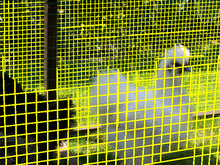
%> input picture IP-Project/test_images/fence_mask.png, 220 x 165 px, shrunk from 604 x 453 before the run
$ octave demo.m   (GNU Octave 9; MATLAB toolbox functions it lacks are replaced by stand-ins)
%> lines starting %> are read from the running program, lines starting %| are printed output that depends on the picture; in (x1, y1, x2, y2) boxes, pixels count from 0 and x2, y2 are one past the last pixel; in counts of white or black regions, pixels touching at a corner belong together; the program's own positions count from 1
### IP-Project/inpaint.m
function [Result, ResultSmooth] =       ...
             inpaint(Filename,          ... % Input file name:          ex. 'test_images/houses_text.png'
                     B,                 ... % Block size:               ex. 16
                     SearchWindowSize,  ... % Search window size:       ex. 31
                     brute_force,       ... % Brute force:              ex. false
                     slicing,           ... % Slicing/iterations:       ex. true
                     slicing_erosion,   ... % Erosion for iterations:   ex. true
                     mask_erosion_size, ... % Pixels to erode:          ex. 3
                     noise_level,       ... % Max noise:                ex. 20
                     smooth_bilateral,  ... % Smoothing at end:         ex. true
                     smooth_msd,        ... % Smoothing for MSD:        ex. false
                     copy_from_smoothed,... % Inpaint w/ smooth pixel:  ex. false
                     smooth_adaptive,   ... % Smooth based on iteration ex. true
                     smooth_unknown,    ... % Smooth based on #unknown  ex. true
                     scratch_detection, ... % Use scratch detection:    ex. true
                     show_results)          % Show images:              ex. true
%> called with Filename = 'test_images/fence_mask.png', B = 4, SearchWindowSize = 8, brute_force = false, slicing = true, slicing_erosion = true, mask_erosion_size = 3, noise_level = 0

    %% Additional parameters
    threshold = 50 * 3;                       % Threshold of color difference to erode mask
    % W = ceil(B/2);                          % Half the size of one block
    padding = floor(B/2);                     % Image is padded with half the block size at each side, so we can inpaint pixels next to border of image
    W_before = floor(B/2);                    % Amount of pixels left/above the center pixel in a block
    W_after = floor(B/2);                     % Amount of pixels right/under the center pixel in a block
    if(mod(B,2) == 0)
        W_after = W_after - 1;                % If block size is even, center pixel is first pixel of right/lower half of block
    end
    Image = double(imread(Filename));
    [M,N,C] = size(Image);
%> M = 165; N = 220; C = 3

    % If slicing == true and slicing_erosion == false, we only inpaint the pixels with the most pixels known around them (in iterations)
    % Only then is the following parameter used to calculate amounts for slicing by division through this parameter
    slicing_factor = B*3;

    if smooth_unknown
        % if smooth_unknown == true, the area to smooth around a pixel is calculated by dividing through this smoothing factor (lower=more smoothing).
        smoothing_factor = (B^2)/5;
    else
        % if only smooth_adaptive == true, the area to smooth around a pixel is based on the number of the iteration when the pixel was inpainted.
        smoothing_factor = 0.75;
    end

    %% TASK 2.2
    % Detect pixels that need to be inpainted (Mask=0: inpaint, Mask=1: leave untouched)
    if (scratch_detection)
        Mask = xor(detect_scratch(Filename), 1);
    else
        Mask = xor(detect_marking(Image, 40, 8), 1); % detect_marking's output is the inverse, so we need to xor it
    end

    %% Add noise to input image
    ImageBeforeNoise = Image;
    if (noise_level > 0)
        Image = add_noise(Image, noise_level);
        % Smoothing should be done after image is inpainted
    end

    %% Erode empty lines in the mask, results in noticable improvements for
     % the even areas but artifacts in textured areas
    [x, y] = size(Mask);
    for i = 2:x
        width = 0;
        skip = 0;
        for j = 1:y
            if skip > 0
                skip = skip - 1;
                continue
            end
            while Mask(i,j + width) == 0
                width = width + 1;
                if j + width >= y
                    break
                end
            end
            if width > 2
                pad = floor(B/2);
                start = j - pad;
                if j <= pad
                    start = 1;
                end
                stop = j + width + pad;
                if j + width + pad >= y
                    stop = y;
                end
                startColor = Image(i, start, 1) + Image(i, start, 2) + Image(i, start, 3);
                stopColor = Image(i, stop, 1) + Image(i, stop, 2) + Image(i, stop, 3);
                if (abs(startColor - stopColor) < threshold)
                    Mask(i,start:stop) = imerode(Mask(i,start:stop), strel('line', floor((stop-start)/pad), 0));
                end
                if j + width >= y
                    break
                end
            end
            skip = width;
            width = 0;
        end
    end

    %% Prepare image for inpainting
    % Set the pixels that need to be inpainted to zero
    InpaintedImage = Image .* Mask(:,:,ones(1,1,3));
    % Add padding
    InpaintedImage = padarray(InpaintedImage, [padding padding 0], 'symmetric');
    Mask = padarray(Mask, [padding padding], 'symmetric');
    total = sum(sum(Mask(padding+1:M+padding, padding+1:N+padding)==0)); % total number of pixels to inpaint
    left = total; % number of pixels left to inpaint
    iter = 0; % iteration number
    StartMask = Mask; % Save mask that we started with for later use
    AmountOfSmooth = zeros(size(StartMask));

    %% Iterate
    while left>0 && iter<100
        iter = iter + 1;
        InpaintedImage_New = InpaintedImage;
        InpaintedMask = zeros(size(Mask));
        %% Slicing
        if slicing
            if ~slicing_erosion
                %% Slicing by selecting the pixels with the most known pixels in the block around them
                Slice = zeros(size(Mask));
                IntegralMask = intimage(Mask);
                for i = padding+1:M+padding
                    for j =  padding+1:N+padding
                        if Mask(i,j) == 0
                            Slice(i,j) = floor((IntegralMask(i+W_after+1,j+W_after+1)-IntegralMask(i+W_after+1,j-W_before)-IntegralMask(i-W_before,j+W_after+1)+IntegralMask(i-W_before,j-W_before))/slicing_factor);
                        end
                    end
                end
                maxKnownPixels = max(max(Slice));
                Slice(Slice < maxKnownPixels) = 1; %Inpainted pixels and pixels with not much known pixels in block are set to 1
                Slice(Slice == maxKnownPixels) = 0;
                Slice = or(Slice, Mask); % In case maxKnownPixels is 1, we don't want everything to be set to 0.
            else
                %% Slicing with erosion
                Slice = ~Mask;
                se = strel('disk',mask_erosion_size);
                Slice = imerode(Slice,se);
                Slice = or(Slice, Mask);
            end
        else
            Slice = Mask;
        end
        AmountOfSmooth = AmountOfSmooth + ((~Slice) * iter);

        %% Prepare for inpainting algorithm
        if smooth_msd
            OriginalImage = double(smooth_image(InpaintedImage, 3, Mask));
        else
            OriginalImage = InpaintedImage;
        end
        msd = Inf(M+padding*2,N+padding*2);

        % Incorrect for even search window sizes, like 30. -15:15 is 31 pixels.
        % Solution: If search window size is even, center pixel is first pixel of right/lower half of search window
        range_Delta_m = -floor(SearchWindowSize/2):floor(SearchWindowSize/2);
        range_Delta_n = -floor(SearchWindowSize/2):floor(SearchWindowSize/2);
        if(mod(B,2) == 0)
            range_Delta_m = -floor(SearchWindowSize/2):(floor(SearchWindowSize/2)-1);
            range_Delta_n = -floor(SearchWindowSize/2):(floor(SearchWindowSize/2)-1);
        end

        %% Iterate over search window
        for Delta_m = range_Delta_m,
            for Delta_n = range_Delta_n,
                % non-zero displacement
                if (Delta_m~=0 || Delta_n~=0),
                    fprintf('.');

                    % compute the feasible ranges for m and n (to stay within the image boundaries)
                    % Provided code assumed incorrect block width and couldn't fill in pixels at the edges either
                    m_min = max(min(1-Delta_m, M), 1);
                    m_max = min(max(M-Delta_m, 1), M);
                    n_min = max(min(1-Delta_n, N), 1);
                    n_max = min(max(N-Delta_n, 1), N);
                    range_m = padding+(m_min:m_max);
                    range_n = padding+(n_min:n_max);

                    if n_min>n_max || m_min>m_max,
                        continue;
                    end;

                    DisplacedMask = circshift(Mask, [-Delta_m -Delta_n]);
                    UsedPixelsMask = Mask .* DisplacedMask;

                    ReferenceImage = circshift(OriginalImage, [-Delta_m -Delta_n]);

                    if(~brute_force)
                        IntegralMask = intimage(UsedPixelsMask);
                        IntegralImage = sum(intimage((OriginalImage - ReferenceImage).^2 .* repmat(UsedPixelsMask,[1 1 3])),3);

                        % MSE based on perceived brightness - failed attempt
                        % IntegralImage = intimage((InpaintedImage - DisplacedImage).^2 .* repmat(UsedPixelsMask,[1 1 3]));
                        % IntegralImage = 0.299 .* IntegralImage(:,:,1) + 0.587 .* IntegralImage(:,:,2) + 0.114 .* IntegralImage(:,:,3);

                        % We now add a row and a column of zeros to IntegralImage because when the region
                        % we want to compute is adjacent to the side of the picture, we need a value of zero
                        % for the blocks off-screen, e.g. s(x, ?1) = ii(?1, y) = 0.
                        IntegralMask = padarray(IntegralMask, [1 1], 0, 'pre');
                        IntegralImage = padarray(IntegralImage, [1 1], 0, 'pre');
                    else
                        SDImage = (OriginalImage - ReferenceImage).^2 .* repmat(UsedPixelsMask,[1 1 3]);
                    end

                    %% Iterate over pixels in image that can be inpainted with this displacement
                    for i = range_m
                        for j = range_n
                            if (Slice(i,j) == 0 && Mask(i+Delta_m, j+Delta_n) == 1)
                                % 1 is added to every index because we added a row and a column of zeros to IntegralImage and IntegralMask.
                                if(~brute_force)
                                    image_block = (IntegralImage(i+W_after+1,j+W_after+1)-IntegralImage(i+W_after+1,j-W_before)-IntegralImage(i-W_before,j+W_after+1)+IntegralImage(i-W_before,j-W_before));
                                    mask_block = (IntegralMask(i+W_after+1,j+W_after+1)-IntegralMask(i+W_after+1,j-W_before)-IntegralMask(i-W_before,j+W_after+1)+IntegralMask(i-W_before,j-W_before));
                                else
                                    image_block = sum(sum(sum(SDImage(i-W_before:i+W_after,j-W_before:j+W_after,:))));
                                    mask_block = sum(sum(UsedPixelsMask(i-W_before:i+W_after,j-W_before:j+W_after)));
                                end
                                % mask_block = B^2;
                                current_msd = image_block/mask_block;
                                if (msd(i,j) > current_msd)
                                    if copy_from_smoothed
                                        InpaintedImage_New(i,j,:) = OriginalImage(i+Delta_m, j+Delta_n,:);
                                    else
                                        InpaintedImage_New(i,j,:) = InpaintedImage(i+Delta_m, j+Delta_n,:);
                                    end
                                    msd(i,j) = current_msd;
                                    InpaintedMask(i,j) = 1;
                                end
                            end
                        end
                    end
                end;
            end;
        end;

        % Update the mask according to the pixels that were inpainted in the last
        % iteration.
        Mask = or(InpaintedMask, Mask);

        % compute the number of pixels left
        left=sum(sum(Mask(padding+1:M+padding, padding+1:N+padding)==0));
        if show_results
            figure;
            subplot(1,2,1),imagesc(uint8(Image)),title('Degraded image (no padding)');
            subplot(1,2,2),imagesc(uint8(InpaintedImage_New)),title('Inpainted image (with padding)');
            pause(0.1);
        end
        fprintf('\n');

        % go to the next iteration
        InpaintedImage = padarray(InpaintedImage_New(padding+1:M+padding, padding+1:N+padding, :), [padding padding 0], 'symmetric');
        Mask = padarray(Mask(padding+1:M+padding, padding+1:N+padding), [padding padding], 'symmetric');
    end;

    %% Smooth inpainted image based on number of unknown pixels around it
    if smooth_adaptive
        Result = InpaintedImage;
        if smooth_unknown
            AmountOfSmooth = zeros(size(StartMask));
            IntegralMask = intimage(StartMask);
            for i = padding+1:M+padding
                for j =  padding+1:N+padding
                    if StartMask(i,j) == 0
                        AmountOfSmooth(i,j) = (IntegralMask(i+W_after+1,j+W_after+1)-IntegralMask(i+W_after+1,j-W_before)-IntegralMask(i-W_before,j+W_after+1)+IntegralMask(i-W_before,j-W_before));
                    end
                end
            end
            fprintf('Smoothing based on number of unknown pixels. This number is: ');
        else
            AmountOfSmooth = padarray(AmountOfSmooth(padding+1:M+padding, padding+1:N+padding), [padding padding], 0);
            fprintf('Adaptive smoothing. Level of smoothing is: ');
        end
        maxKnownPixels = max(max(AmountOfSmooth));
        dividedKnownPixels = round(maxKnownPixels/smoothing_factor);
        SmoothedImage = InpaintedImage;
        while dividedKnownPixels > 0
            fprintf('%d (Smoothing factor: %d), ', maxKnownPixels, dividedKnownPixels);
            SmoothedImage(:,:,1) = filter2(fspecial('average',dividedKnownPixels),InpaintedImage(:,:,1));
            SmoothedImage(:,:,2) = filter2(fspecial('average',dividedKnownPixels),InpaintedImage(:,:,2));
            SmoothedImage(:,:,3) = filter2(fspecial('average',dividedKnownPixels),InpaintedImage(:,:,3));
            for i = padding+1:M+padding
                for j = padding+1:N+padding
                    if round(AmountOfSmooth(i,j)/smoothing_factor) == dividedKnownPixels
                        Result(i,j,:)=SmoothedImage(i,j,:);
                        AmountOfSmooth(i,j) = 0;
                    end
                end
            end
            % AmountOfSmooth(AmountOfSmooth == maxKnownPixels) = 0;
            maxKnownPixels = max(max(AmountOfSmooth));
            dividedKnownPixels = round(maxKnownPixels/smoothing_factor);
        end
        fprintf('0.\n');
        InpaintedImage = Result;
    end

    %% Finalize inpainted image
    % Remove padding
    InpaintedImage = InpaintedImage(padding+1:M+padding, padding+1:N+padding, :);
    Mask = Mask(padding+1:M+padding, padding+1:N+padding);
    Result = InpaintedImage;
    ResultSmooth = Result;
    % Display results
    if show_results
        figure;
        subplot(1,2,1),imagesc(uint8(Image)),title('Degraded image (no padding)');
        subplot(1,2,2),imagesc(uint8(InpaintedImage)),title('Inpainted image (no padding)');
    end
    %% Post-inpainting noise reduction w/ bilateral filter
    if smooth_bilateral
        w = 5;  % bilateral filter half-width
        sigma = [3 0.14]; % bilateral filter standard deviations

        % Apply bilateral filter to each image.
        SmoothedImage = double(InpaintedImage)/255; % Rescale for bfilter2
        SmoothedImage = bfilter2(SmoothedImage,w,sigma);
        SmoothedImage = SmoothedImage * 255; % Rescale for plot
        ResultSmooth = SmoothedImage;

        if show_results
            figure;
            subplot(2,2,1),imagesc(uint8(ImageBeforeNoise)),title('Original image (before noise)');
            subplot(2,2,2),imagesc(uint8(Image)),title('Original image (noisy)');
            subplot(2,2,3),imagesc(uint8(InpaintedImage)),title('Inpainted image (noisy)');
            subplot(2,2,4),imagesc(uint8(SmoothedImage)),title('Inpainted image (smoothed)');
        end
    end
end

### IP-Project/detect_marking.m
% Project Image Processing

% Yasser Deceukelier
% Bart Middag
% Titouan Vervack

%% Question 2.1

function mask = detect_marking(image, tol, yellow_tol)
%> called with tol = 40, yellow_tol = 8

    if nargin < 3
        yellow_tol = 10;
        if(nargin < 2)
           tol = 10;
       end
    end

	% Preparation mask
	[M, N, ~] = size(image);
%> M = 165; N = 220
	mask = zeros(M, N);

    % Search for most "connected" yellow color
    count_mask = zeros(M, N);
    connected_count = zeros(256, 256, 256);
    for i = 1:M
        for j = 1:N
            if count_mask(i, j) == 0
                % Check if kinda yellow
                pixel = squeeze(image(i, j, :));
                R = double(pixel(1)); G = double(pixel(2)); B = double(pixel(3));
                % if R > 220 && G > 200 && B < (100 -abs(R-G))
                if (pixel(1)-255)^2 <= yellow_tol^2 && (pixel(2)-255)^2 <= yellow_tol^2 && (pixel(3)-0)^2 <= yellow_tol^2
                    connected = magicwand(image, i, j, tol);
                    count = sum(sum(connected));
                    % R, G & B +1 because indexes start from 1
                    % Calculate a quadratic score: larger connected areas => higher scores
                    connected_count(round(R)+1, round(G)+1, round(B)+1) = connected_count(round(R)+1, round(G)+1, round(B)+1) + count^2;
                    count_mask(connected) = connected_count(connected) + count;
                end
            end
        end
    end
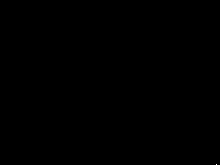
%> connected: size 165x220 logical; 0% white in thin lines or dots, all inside (x1, y1, x2, y2) = (216, 164, 217, 165)
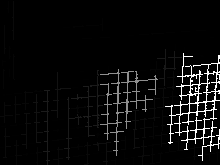
%> count_mask: size 165x220 double; min 0, max 1016, mean 40.5; drawn with min black and max white
%> after the loop, B = 33; G = 92; R = 71; count = 1; pixel = [71; 92; 33]

    % Assume most "connected" yellow is the marking color
    [~, idx] = max(connected_count(:));
%> idx = 588538
    [yr,yg,yb] = ind2sub(size(connected_count), idx);
%> yr = 250; yg = 251; yb = 9
    % All -1: convert from index to R, G, B values
    yr = yr -1; yg = yg-1; yb = yb-1;
%> after `yr = yr -1`: yr = 249
%> after `yg = yg-1`: yg = 250
%> after `yb = yb-1`: yb = 8

	% For each pixel
	for i = 1:M
        for j = 1:N
            % If pixel isn't already part of the mask
            if mask(i, j) == 0
                % Check if pixel has marking color
                pixel = squeeze(image(i, j, :));
                if (pixel(1)-yr)^2 <= tol^2 && (pixel(2)-yg)^2 <= tol^2 && (pixel(3)-yb)^2 <= tol^2

                    % Check if multiple neigbouring pixel have this exact
                    % same value. If this is not the case, the pixel
                    % probably isn't part of the marking, but instead is
                    % part of the image itself
                    if count_mask(i, j) >= 4
                        mask(i,j) = 1;
                     end
                end
            end
        end
	end
%> mask: size 165x220 double; values 0 (black) and 1 (white), 10.9% white in thin lines or dots

    % Add a 1 pixel edge
    edges = zeros(M+2, N+2);    % Make 1 pixel bigger on each side to avoid checks in the loop body
    for i = 1:M
        for j = 1:N
            if mask(i, j) == 1
                edges(i:i+2, j:j+2) = 1;
            end
        end
    end
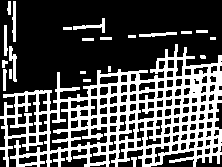
%> edges: size 167x222 double; values 0 (black) and 1 (white), 31.8% white; 22 white regions (3 under 20 px), largest, box (x1, y1, x2, y2) and area: (0, 44, 222, 167) 10656, (73, 18, 105, 33) 140, (9, 46, 17, 82) 140

    mask = mask | edges(2:M+1, 2:N+1);
%> mask: size 165x220 logical; 32.2% white; 22 white regions (3 under 20 px), largest, box (x1, y1, x2, y2) and area: (0, 43, 220, 165) 10552, (72, 17, 104, 32) 140, (8, 45, 16, 81) 140

end

### IP-Project/demo.m
% It's probably a good idea to set the parameters before you run the script, since the function definition is so long.

%% Fence_mask: adaptive smoothing (no noise)
Filename = 'test_images/fence_mask.png';
B = 4;
SearchWindowSize = 8;
brute_force = false;
slicing = true;
slicing_erosion = true;
mask_erosion_size = 3;
noise_level = 0;
smooth_bilateral = false;
smooth_msd = false;
copy_from_smoothed = false;
smooth_adaptive = true;
smooth_unknown = false;
detect_scratches = false;
show_results = false;
[fence_inpainted, ~] = inpaint(Filename,B,SearchWindowSize,brute_force, ...
    slicing,slicing_erosion,mask_erosion_size,noise_level,smooth_bilateral,smooth_msd, ...
    copy_from_smoothed,smooth_adaptive,smooth_unknown,detect_scratches,show_results);
%> after the loop in inpaint, `for i = 2:x`:
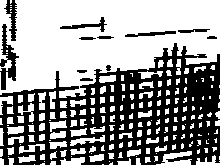
%> Mask: size 165x220 logical; 58.4% white; 12 black regions, largest, box (x1, y1, x2, y2) and area: (0, 43, 220, 165) 13729, (0, 24, 19, 90) 499, (4, 0, 17, 41) 246
%> after the loop in inpaint, `for i = 2:x`: pad = 2; start = 191; startColor = 90; stop = 198; stopColor = 118
%> in inpaint, `InpaintedImage = padarray(InpaintedImage, [padding padding 0], 'symmet..`:
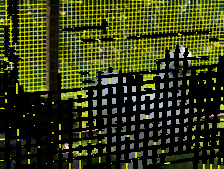
%> InpaintedImage: size 169x224x3 double; mean R, G, B 54.6, 60, 19.7
%> in inpaint, `Mask = padarray(Mask, [padding padding], 'symmetric');`:
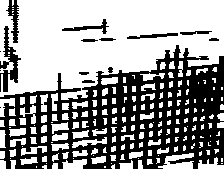
%> Mask: size 169x224 logical; 59% white; 15 black regions (3 under 20 px), largest, box (x1, y1, x2, y2) and area: (0, 45, 224, 169) 14125, (0, 26, 21, 92) 530, (6, 0, 19, 43) 258
%> in inpaint, `total = sum(sum(Mask(padding+1:M+padding, padding+1:N+padding)==0));`: total = 15088
%> (the run ends here)
